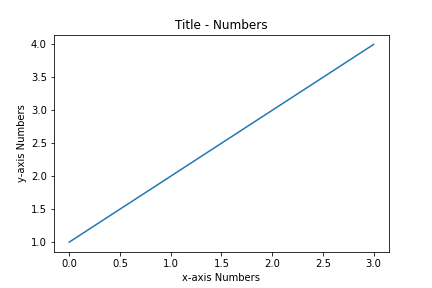

The script that saved this image:
import matplotlib.pyplot as plt

# specify only y-axis
plt.plot([1,2,3,4])
plt.ylabel("y-axis Numbers")
plt.xlabel("x-axis Numbers")
plt.title("Title - Numbers")
plt.savefig("0.1_line_plot.png")
# then x-axis is 0,1,2,3.. so on

#  in above plot, there is not grid in background, lets turn on grid option
plt.plot([1,2,3,4],[1,4,9,16]) # 1st list is the x-axis. 2nd list is the y-axis
plt.ylabel("Squares")
plt.xlabel("Numbers")
plt.title("Squares function")
plt.grid()
plt.savefig("0.1_line_plot_with_grid.png")

